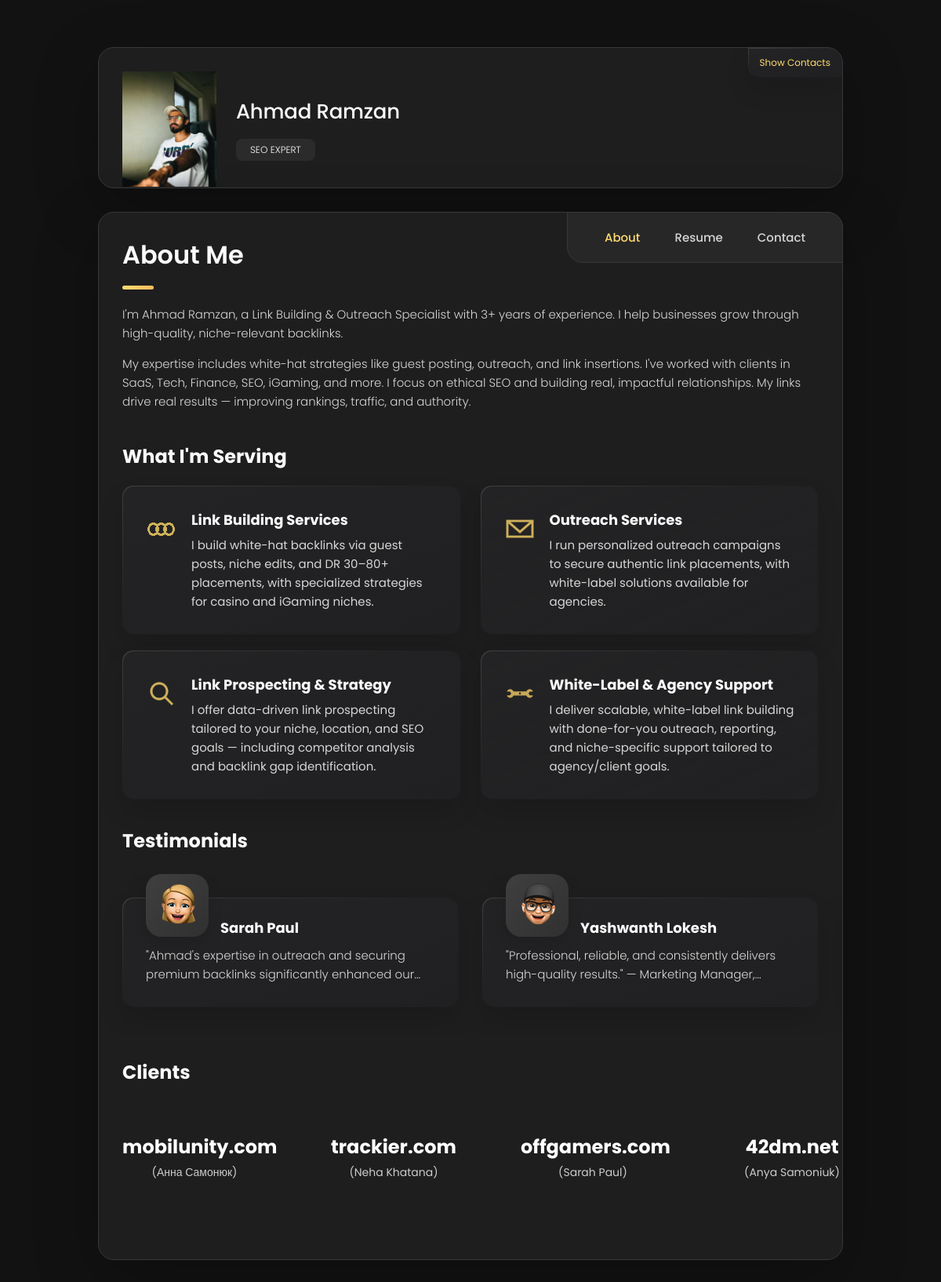
The page / on the database its author committed.
### myApp/models.py (models this page shows, shortened)
class Profile(models.Model):
    name = models.CharField(max_length=100)
    avatar = models.ImageField(upload_to='profile_pics/')

class Service(models.Model):
    title = models.CharField(max_length=100)
    description = models.TextField()
    icon = models.ImageField(upload_to='service_icons/')  # Make sure MEDIA settings are configured

class Testimonial(models.Model):
    name = models.CharField(max_length=100)
    image = models.ImageField(upload_to='testimonials/')
    content = models.TextField()
    date = models.DateField()

### myApp/views.py (the view)
# urls.py: path('', views.index, name='about'),
def index(request):
    services = Service.objects.all()
    testimonials = Testimonial.objects.all().order_by('-date')
    profile = Profile.objects.first()  # or filter by user if needed
    return render(request, 'index.html', {
        'services': services,
        'testimonials': testimonials,
        'profile': profile
    })

### templates/index.html (shortened to what this page needs)
{% extends 'base.html' %}
{% load static %}
{% block content %}
      <article class="about  active" data-page="about">
        <header>
          <h2 class="h2 article-title">About me</h2>
        </header>
        <section class="about-text">
          <p>
    I'm Ahmad Ramzan, a Link Building & Outreach Specialist with 3+ years of experience.
I help businesses grow through high-quality, niche-relevant backlinks.
          <p>
           My expertise includes white-hat strategies like guest posting, outreach, and link insertions.
I've worked with clients in SaaS, Tech, Finance, SEO, iGaming, and more.
I focus on ethical SEO and building real, impactful relationships.
My links drive real results — improving rankings, traffic, and authority.
          </p>
        </section>
        <section class="service">
  <h3 class="h3 service-title">What I'm Serving</h3>
  <ul class="service-list">
    {% for service in services %}
    <li class="service-item">
      <div class="service-icon-box">
        <img src="{{ service.icon.url }}" alt="{{ service.title }} icon" width="40">
      </div>
      <div class="service-content-box">
        <h4 class="h4 service-item-title">{{ service.title }}</h4>
        <p class="service-item-text">{{ service.description }}</p>
      </div>
    </li>
    {% endfor %}
  </ul>
</section>
    <section class="testimonials">
  <h3 class="h3 testimonials-title">Testimonials</h3>
  <ul class="testimonials-list has-scrollbar">
    {% for testimonial in testimonials %}
    <li class="testimonials-item">
      <div class="content-card" data-testimonials-item>
        <figure class="testimonials-avatar-box">
          <img src="{{ testimonial.image.url }}" alt="{{ testimonial.name }}" width="60" data-testimonials-avatar>
        </figure>
        <h4 class="h4 testimonials-item-title" data-testimonials-title>{{ testimonial.name }}</h4>
        <div class="testimonials-text" data-testimonials-text>
          <p>{{ testimonial.content|truncatewords:30 }}</p>
        </div>
      </div>
    </li>
    {% endfor %}
  </ul>
</section>
<section class="clients">
  <h3 class="h3 clients-title" style="margin-bottom: 30px;">Clients</h3>
  <ul class="clients-list has-scrollbar" style="display: flex; overflow-x: auto; padding: 30px 30px 35px; list-style: none;">
    <li class="clients-item" style="margin-right: 20px; text-align: center;">
      <a href="https://mobilunity.com/"><h4>mobilunity.com</h4></a>
       <p style="color: #CCCCCC; font-size: 14px; margin: 5px 0 0;">(Анна Самонюк)</p>
    </li>
 <li class="clients-item" style="margin-right: 20px; text-align: center;">
      <a href="https://trackier.com/"><h4>trackier.com</h4></a>
       <p style="color: #CCCCCC; font-size: 14px; margin: 5px 0 0;">(Neha Khatana)</p>
    </li>
    <li class="clients-item" style="margin-right: 20px; text-align: center;">
      <a href="https://www.offgamers.com/"><h4>offgamers.com</h4></a>
       <p style="color: #CCCCCC; font-size: 14px; margin: 5px 0 0;">(Sarah Paul)</p>
    </li>
    <li class="clients-item" style="margin-right: 20px; text-align: center;">
      <a href="https://42dm.net/"><h4>42dm.net</h4></a>
       <p style="color: #CCCCCC; font-size: 14px; margin: 5px 0 0;">(Anya Samoniuk)</p>
    </li>
  </ul>
</section>
{% endblock %}

### templates/base.html (shortened to what this page needs)
{% load static %}
<!DOCTYPE html>
<html lang="en">
<head>
  <link rel="stylesheet" href="{% static 'css/style.css' %}">
</head>
<body>
  <main>
   {% load static %}
<aside class="sidebar" data-sidebar>
  <div class="sidebar-info">
    <figure class="avatar-box">
      <img src="{{ profile.avatar.url }}" alt="{{ profile.name }}" width="80">
    </figure>
        <div class="info-content">
          <h1 class="name" title="Ahmad Ramzan">Ahmad Ramzan</h1>
          <p class="title">SEO EXPERT</p>
        </div>
        <button class="info_more-btn" data-sidebar-btn>
          <span>Show Contacts</span>
        </button>
      </div>
    </aside>
    <div class="main-content">
   <nav class="navbar">
        <ul class="navbar-list">
          <li class="navbar-item"><a class="navbar-link active" data-nav-link href="/">About</a></li>
          <li class="navbar-item"><a class="navbar-link " data-nav-link href="/resume/">Resume</a></li>
          <li class="navbar-item"><a class="navbar-link " data-nav-link href="/contact/">Contact</a></li>
        </ul>
      </nav>
      {% block content %}{% endblock %}
    </div>
  </main>
</body>
</html>

### templates/index.html (style rules this page uses)
.clients-item a h4 { color: #FFFFFF; font-size: 24px; transition: color 0.3s ease; }

### rows shown on the page
Profile: avatar (picture)
Service: icon (picture), title "Link Building Services", description "I build white-hat backlinks via guest posts, niche edits, and DR 30–80+ placements, with specialized strategies for casino and iGaming niches."
Service: icon (picture), title "Outreach Services", description "I run personalized outreach campaigns to secure authentic link placements, with white-label solutions available for agencies."
Service: icon (picture), title "Link Prospecting & Strategy", description "I offer data-driven link prospecting tailored to your niche, location, and SEO goals — including competitor analysis and backlink gap identification."
Service: icon (picture), title "White-Label & Agency Support", description "I deliver scalable, white-label link building with done-for-you outreach, reporting, and niche-specific support tailored to agency/client goals."
Testimonial: image (picture), name "Sarah Paul", content "\"Ahmad's expertise in outreach and securing premium backlinks significantly enhanced…"
Testimonial: image (picture), name "Yashwanth Lokesh", content "\"Professional, reliable, and consistently delivers high-quality results.\" — Marketing…"
